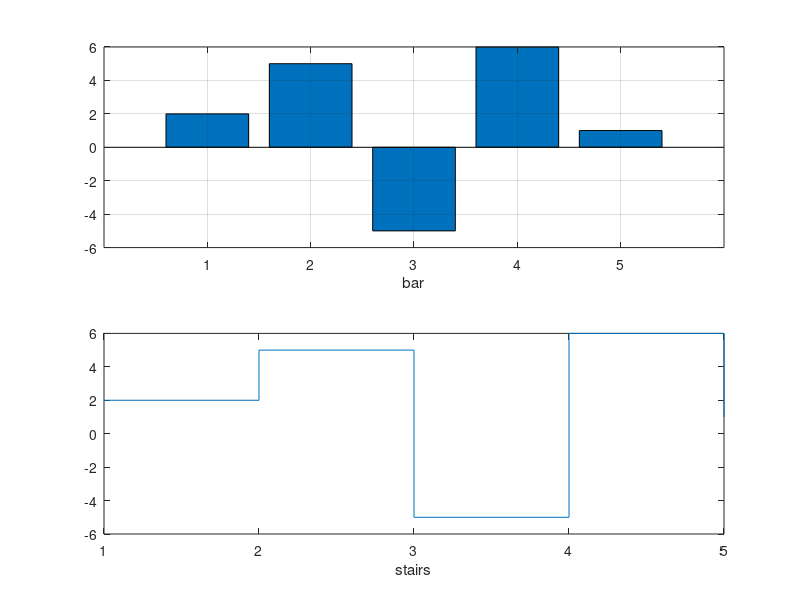

The MATLAB source for this figure:
%% plotting bar grap
clear all
clc
A= [2 5 -5 6 1];
subplot (2, 1, 1)
bar(A);
grid;
xlabel('bar');
subplot (2, 1, 2)
stairs(A);
xlabel('stairs');